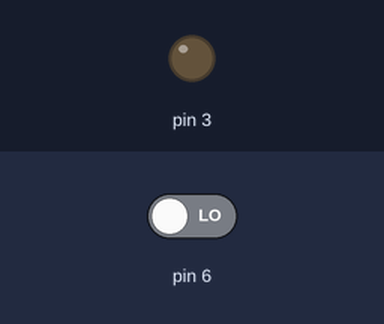
A sketch run on a simulated Arduino Uno, built with avr-gcc and run on an emulated ATmega328P. Parts: output pins drawn as LEDs (lit = HIGH). The test bench sets the inputs (shaded band); at power-on: pin 6 LOW.

Above: at 1.2 s.
1.3 s: pin 6 driven HIGH
At 2.4 s:
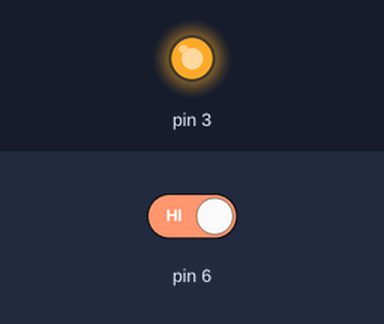
2.8 s: pin 6 driven LOW
At 3.5 s:
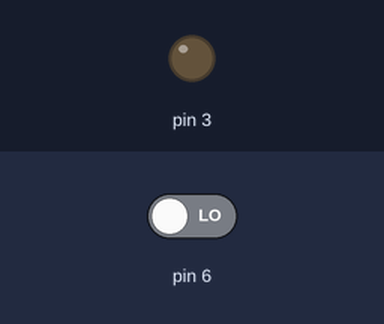
Timing chart, 0 to 5.8 s (numbered marks = the images above; inputs shaded):
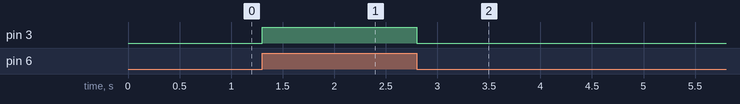

The sketch:

pushbutton.ino
```cpp
void setup()
{
  pinMode(3, OUTPUT);
  pinMode(6, INPUT);
}

void loop()
{

  int button = digitalRead(6);


  if(button == HIGH){
  	digitalWrite(3, HIGH);
  }
  else{

  	digitalWrite(3, LOW);
  }
}
```

Measured:
- after the input at 1.3 s, pin 3: LOW → HIGH at once
- after the input at 2.8 s, pin 3: HIGH → LOW at once
